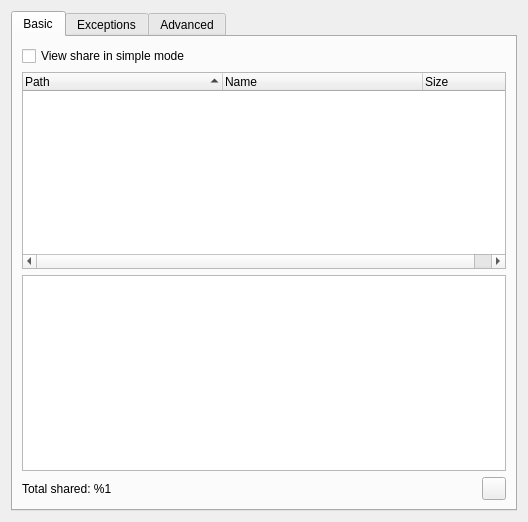
<?xml version="1.0" encoding="UTF-8"?>
<ui version="4.0">
 <class>UISettingsSharing</class>
 <widget class="QWidget" name="UISettingsSharing">
  <property name="geometry">
   <rect>
    <x>0</x>
    <y>0</y>
    <width>528</width>
    <height>522</height>
   </rect>
  </property>
  <property name="windowTitle">
   <string>Form</string>
  </property>
  <layout class="QVBoxLayout" name="verticalLayout">
   <item>
    <widget class="QTabWidget" name="tabWidget">
     <property name="tabShape">
      <enum>QTabWidget::Rounded</enum>
     </property>
     <property name="currentIndex">
      <number>0</number>
     </property>
     <widget class="QWidget" name="tab">
      <attribute name="title">
       <string>Basic</string>
      </attribute>
      <layout class="QVBoxLayout" name="verticalLayout_5">
       <item>
        <widget class="QCheckBox" name="checkBox_SIMPLE_SHARE_MODE">
         <property name="text">
          <string>View share in simple mode</string>
         </property>
        </widget>
       </item>
       <item>
        <widget class="QTreeWidget" name="treeWidget_SIMPLE_MODE">
         <property name="editTriggers">
          <set>QAbstractItemView::NoEditTriggers</set>
         </property>
         <property name="showDropIndicator" stdset="0">
          <bool>false</bool>
         </property>
         <property name="rootIsDecorated">
          <bool>false</bool>
         </property>
         <property name="itemsExpandable">
          <bool>false</bool>
         </property>
         <property name="sortingEnabled">
          <bool>true</bool>
         </property>
         <property name="expandsOnDoubleClick">
          <bool>false</bool>
         </property>
         <property name="columnCount">
          <number>3</number>
         </property>
         <attribute name="headerDefaultSectionSize">
          <number>200</number>
         </attribute>
         <column>
          <property name="text">
           <string>Path</string>
          </property>
         </column>
         <column>
          <property name="text">
           <string>Name</string>
          </property>
         </column>
         <column>
          <property name="text">
           <string>Size</string>
          </property>
         </column>
        </widget>
       </item>
       <item>
        <widget class="QTreeView" name="treeView"/>
       </item>
       <item>
        <widget class="QFrame" name="frame_2">
         <property name="frameShape">
          <enum>QFrame::NoFrame</enum>
         </property>
         <property name="frameShadow">
          <enum>QFrame::Raised</enum>
         </property>
         <layout class="QGridLayout" name="gridLayout">
          <property name="margin">
           <number>0</number>
          </property>
          <item row="0" column="0">
           <widget class="QLabel" name="label_TOTALSHARED">
            <property name="text">
             <string>Total shared: %1</string>
            </property>
           </widget>
          </item>
          <item row="0" column="1">
           <widget class="QToolButton" name="toolButton_RECREATE">
            <property name="text">
             <string/>
            </property>
           </widget>
          </item>
         </layout>
        </widget>
       </item>
      </layout>
     </widget>
     <widget class="QWidget" name="tab_4">
      <attribute name="title">
       <string>Exceptions</string>
      </attribute>
      <layout class="QVBoxLayout" name="verticalLayout_3">
       <item>
        <widget class="QLabel" name="label_6">
         <property name="text">
          <string>Don't share files and folders containing:</string>
         </property>
        </widget>
       </item>
       <item>
        <widget class="QListWidget" name="listWidget_SKIPLIST">
         <property name="toolTip">
          <string>Here you can specify templates for files you don't want to share. </string>
         </property>
        </widget>
       </item>
       <item>
        <layout class="QHBoxLayout" name="horizontalLayout">
         <item>
          <widget class="QToolButton" name="toolButton_ADD">
           <property name="toolTip">
            <string>Add new</string>
           </property>
           <property name="text">
            <string/>
           </property>
          </widget>
         </item>
         <item>
          <widget class="QToolButton" name="toolButton_BROWSE">
           <property name="toolTip">
            <string>Select and add the directory</string>
           </property>
           <property name="text">
            <string/>
           </property>
          </widget>
         </item>
         <item>
          <widget class="QToolButton" name="toolButton_EDIT">
           <property name="toolTip">
            <string>Edit</string>
           </property>
           <property name="text">
            <string/>
           </property>
          </widget>
         </item>
         <item>
          <widget class="QToolButton" name="toolButton_DELETE">
           <property name="toolTip">
            <string>Delete</string>
           </property>
           <property name="text">
            <string/>
           </property>
          </widget>
         </item>
         <item>
          <spacer name="horizontalSpacer">
           <property name="orientation">
            <enum>Qt::Horizontal</enum>
           </property>
           <property name="sizeHint" stdset="0">
            <size>
             <width>40</width>
             <height>20</height>
            </size>
           </property>
          </spacer>
         </item>
        </layout>
       </item>
      </layout>
     </widget>
     <widget class="QWidget" name="tab_3">
      <attribute name="title">
       <string>Advanced</string>
      </attribute>
      <layout class="QVBoxLayout" name="verticalLayout_2">
       <item>
        <widget class="QCheckBox" name="checkBox_FOLLOW">
         <property name="sizePolicy">
          <sizepolicy hsizetype="Preferred" vsizetype="Fixed">
           <horstretch>0</horstretch>
           <verstretch>0</verstretch>
          </sizepolicy>
         </property>
         <property name="text">
          <string>Follow symlinks</string>
         </property>
        </widget>
       </item>
       <item>
        <widget class="QCheckBox" name="checkBox_SHAREHIDDEN">
         <property name="sizePolicy">
          <sizepolicy hsizetype="Preferred" vsizetype="Fixed">
           <horstretch>0</horstretch>
           <verstretch>0</verstretch>
          </sizepolicy>
         </property>
         <property name="toolTip">
          <string>Share files with the Hidden attribute set and files inside directory with
the Hidden attribute set.
With this option off, files starting with a . (full stop) will not be shared.
Note: this option requires a refresh of the file list,
and may cause the client to appear to freeze.</string>
         </property>
         <property name="text">
          <string>Share hidden files</string>
         </property>
        </widget>
       </item>
       <item>
        <widget class="QCheckBox" name="checkBox_SHARE_TEMP_FILES">
         <property name="sizePolicy">
          <sizepolicy hsizetype="Preferred" vsizetype="Fixed">
           <horstretch>0</horstretch>
           <verstretch>0</verstretch>
          </sizepolicy>
         </property>
         <property name="text">
          <string>Share temporary files</string>
         </property>
        </widget>
       </item>
       <item>
        <widget class="QCheckBox" name="checkBox_AUTOREMOVE">
         <property name="text">
          <string>Auto remove non-existing directories</string>
         </property>
        </widget>
       </item>
       <item>
        <widget class="QCheckBox" name="checkBox_FASTHASH">
         <property name="text">
          <string>Use fast hash</string>
         </property>
        </widget>
       </item>
       <item>
        <widget class="QGroupBox" name="groupBox_FASTHASH">
         <property name="sizePolicy">
          <sizepolicy hsizetype="Preferred" vsizetype="Minimum">
           <horstretch>0</horstretch>
           <verstretch>0</verstretch>
          </sizepolicy>
         </property>
         <property name="title">
          <string>FastHash options (restart needed)</string>
         </property>
         <layout class="QGridLayout" name="gridLayout_2">
          <item row="0" column="0" rowspan="2">
           <layout class="QVBoxLayout" name="verticalLayout_4">
            <item>
             <widget class="QCheckBox" name="checkBox_MAPPRIVATE">
              <property name="text">
               <string>Private page mapping</string>
              </property>
             </widget>
            </item>
            <item>
             <widget class="QCheckBox" name="checkBox_MAPNORESERVE">
              <property name="text">
               <string>No reserve</string>
              </property>
             </widget>
            </item>
           </layout>
          </item>
          <item row="1" column="1">
           <layout class="QHBoxLayout" name="horizontalLayout_2">
            <item>
             <widget class="QLabel" name="label_7">
              <property name="sizePolicy">
               <sizepolicy hsizetype="Expanding" vsizetype="Preferred">
                <horstretch>0</horstretch>
                <verstretch>0</verstretch>
               </sizepolicy>
              </property>
              <property name="text">
               <string>Buffer size (MiB)</string>
              </property>
              <property name="alignment">
               <set>Qt::AlignRight|Qt::AlignTrailing|Qt::AlignVCenter</set>
              </property>
              <property name="wordWrap">
               <bool>true</bool>
              </property>
             </widget>
            </item>
            <item>
             <widget class="QComboBox" name="comboBox_BUFSIZE">
              <property name="currentIndex">
               <number>3</number>
              </property>
              <item>
               <property name="text">
                <string>1</string>
               </property>
              </item>
              <item>
               <property name="text">
                <string>2</string>
               </property>
              </item>
              <item>
               <property name="text">
                <string>4</string>
               </property>
              </item>
              <item>
               <property name="text">
                <string>8</string>
               </property>
              </item>
              <item>
               <property name="text">
                <string>16</string>
               </property>
              </item>
              <item>
               <property name="text">
                <string>32</string>
               </property>
              </item>
              <item>
               <property name="text">
                <string>64</string>
               </property>
              </item>
             </widget>
            </item>
           </layout>
          </item>
          <item row="0" column="1">
           <widget class="QCheckBox" name="checkBox_MAPPOPULATE">
            <property name="toolTip">
             <string>If checked, a pause hashing may not work.</string>
            </property>
            <property name="text">
             <string>Proactive read from disk</string>
            </property>
           </widget>
          </item>
         </layout>
        </widget>
       </item>
       <item>
        <layout class="QGridLayout" name="gridLayout_5">
         <item row="0" column="0">
          <widget class="QLabel" name="label">
           <property name="sizePolicy">
            <sizepolicy hsizetype="Expanding" vsizetype="Preferred">
             <horstretch>0</horstretch>
             <verstretch>0</verstretch>
            </sizepolicy>
           </property>
           <property name="text">
            <string>Automatically open extra slot if speed is below (KiB/s, 0 = infinite)</string>
           </property>
           <property name="scaledContents">
            <bool>true</bool>
           </property>
           <property name="alignment">
            <set>Qt::AlignRight|Qt::AlignTrailing|Qt::AlignVCenter</set>
           </property>
           <property name="wordWrap">
            <bool>true</bool>
           </property>
          </widget>
         </item>
         <item row="0" column="1">
          <widget class="QSpinBox" name="spinBox_EXTRA">
           <property name="toolTip">
            <string>If the average upload speed drops below the given number,
an additional upload slot will be granted.
These slots are granted once every 30 seconds at maximum.
If the speed of the original uploads increases,
the granted slot will not be closed.</string>
           </property>
           <property name="maximum">
            <number>10000</number>
           </property>
          </widget>
         </item>
         <item row="1" column="0">
          <widget class="QLabel" name="label_5">
           <property name="sizePolicy">
            <sizepolicy hsizetype="Expanding" vsizetype="Preferred">
             <horstretch>0</horstretch>
             <verstretch>0</verstretch>
            </sizepolicy>
           </property>
           <property name="text">
            <string>Auto refresh time (minutes, 0 = off)</string>
           </property>
           <property name="scaledContents">
            <bool>true</bool>
           </property>
           <property name="alignment">
            <set>Qt::AlignRight|Qt::AlignTrailing|Qt::AlignVCenter</set>
           </property>
           <property name="wordWrap">
            <bool>true</bool>
           </property>
          </widget>
         </item>
         <item row="1" column="1">
          <widget class="QSpinBox" name="spinBox_REFRESH_TIME">
           <property name="toolTip">
            <string>Here you can set time interval of auto refreshing your share.</string>
           </property>
           <property name="maximum">
            <number>10080</number>
           </property>
          </widget>
         </item>
         <item row="2" column="0">
          <widget class="QLabel" name="label_3">
           <property name="sizePolicy">
            <sizepolicy hsizetype="Expanding" vsizetype="Preferred">
             <horstretch>0</horstretch>
             <verstretch>0</verstretch>
            </sizepolicy>
           </property>
           <property name="text">
            <string>Max hash speed (MB/s) (0 = infinite)</string>
           </property>
           <property name="alignment">
            <set>Qt::AlignRight|Qt::AlignTrailing|Qt::AlignVCenter</set>
           </property>
           <property name="wordWrap">
            <bool>true</bool>
           </property>
          </widget>
         </item>
         <item row="2" column="1">
          <widget class="QSpinBox" name="spinBox_MAXHASHSPEED">
           <property name="toolTip">
            <string>You can limit maximum hash speed here
if your system becomes slow while hasing files.</string>
           </property>
          </widget>
         </item>
         <item row="3" column="0">
          <widget class="QLabel" name="label_2">
           <property name="sizePolicy">
            <sizepolicy hsizetype="Expanding" vsizetype="Preferred">
             <horstretch>0</horstretch>
             <verstretch>0</verstretch>
            </sizepolicy>
           </property>
           <property name="text">
            <string>Upload slots</string>
           </property>
           <property name="alignment">
            <set>Qt::AlignRight|Qt::AlignTrailing|Qt::AlignVCenter</set>
           </property>
          </widget>
         </item>
         <item row="3" column="1">
          <widget class="QSpinBox" name="spinBox_UPLOAD">
           <property name="toolTip">
            <string>Configure the number of slots that other users can occupy
to download files from you. A remote user can use only
one slot for each hub that they're on with you.
EiskaltDC++ supports uploading file lists and files below 64 KiB
to other DC++ users without requiring a slot.
There's a max of 3 connections in addition to normal slots,
these are called mini slots.
Note: If a user leaves the hub, EiskaltDC++ will close his slots;
if the user is back within 10 minutes, EiskaltDC++ will grant him a slot.</string>
           </property>
          </widget>
         </item>
        </layout>
       </item>
       <item>
        <spacer name="verticalSpacer">
         <property name="orientation">
          <enum>Qt::Vertical</enum>
         </property>
         <property name="sizeHint" stdset="0">
          <size>
           <width>20</width>
           <height>40</height>
          </size>
         </property>
        </spacer>
       </item>
      </layout>
     </widget>
    </widget>
   </item>
  </layout>
 </widget>
 <resources/>
 <connections>
  <connection>
   <sender>checkBox_SIMPLE_SHARE_MODE</sender>
   <signal>toggled(bool)</signal>
   <receiver>treeView</receiver>
   <slot>setHidden(bool)</slot>
   <hints>
    <hint type="sourcelabel">
     <x>219</x>
     <y>45</y>
    </hint>
    <hint type="destinationlabel">
     <x>219</x>
     <y>299</y>
    </hint>
   </hints>
  </connection>
  <connection>
   <sender>checkBox_FASTHASH</sender>
   <signal>toggled(bool)</signal>
   <receiver>groupBox_FASTHASH</receiver>
   <slot>setEnabled(bool)</slot>
   <hints>
    <hint type="sourcelabel">
     <x>231</x>
     <y>170</y>
    </hint>
    <hint type="destinationlabel">
     <x>231</x>
     <y>222</y>
    </hint>
   </hints>
  </connection>
  <connection>
   <sender>checkBox_SIMPLE_SHARE_MODE</sender>
   <signal>toggled(bool)</signal>
   <receiver>treeWidget_SIMPLE_MODE</receiver>
   <slot>setVisible(bool)</slot>
   <hints>
    <hint type="sourcelabel">
     <x>219</x>
     <y>45</y>
    </hint>
    <hint type="destinationlabel">
     <x>219</x>
     <y>138</y>
    </hint>
   </hints>
  </connection>
 </connections>
</ui>
